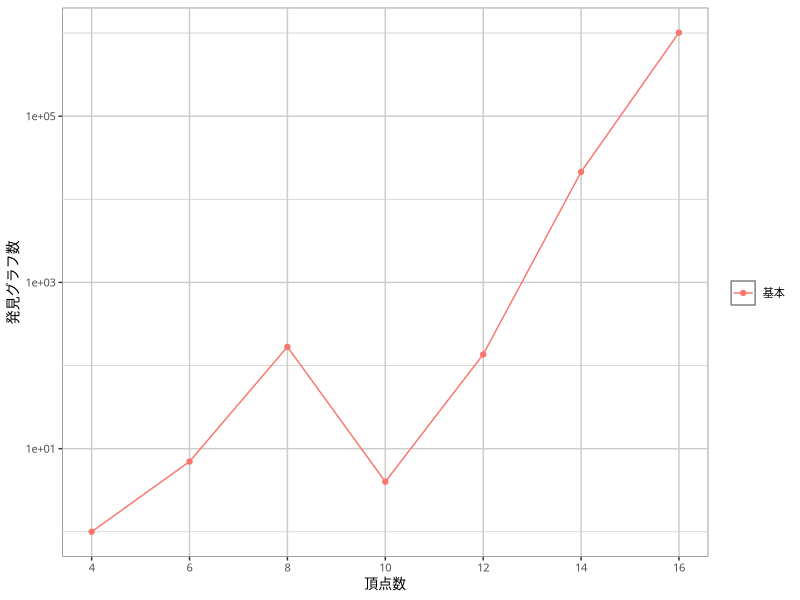

The R script that drew this image:
library(readr)
library(dplyr)
library(ggplot2)

data <- read_csv('cmp-algo-full-mws.csv') %>%
  filter(d == 3, bdr == 'basic') %>%
  mutate(mtd = mgr) %>%
  mutate(node_per_graph = node / n_graph) %>%
  select(n, d, mtd, n_graph)

gp <- ggplot(data, aes(n, n_graph, color=mtd)) +
  geom_point() +
  geom_line() +
  scale_x_continuous(name = '頂点数',
                     breaks = data$n,
                     minor_breaks = NULL,
                     labels = as.character(data$n)) +
  scale_y_continuous(name = '発見グラフ数',
                     trans = 'log10') +
  scale_color_discrete(name = '',
                       breaks = c('basic', 'minmax', 'matrix'),
                       labels = c('基本', 'グラフ', '行列')) +
  theme(text = element_text(family = 'IPAexGothic', size = 10),
        panel.background = element_rect(fill = 'white', colour = 'grey50'),
        panel.grid.major = element_line(colour = 'grey80'),
        panel.grid.minor = element_line(colour = 'grey80')
        )

ggsave('the-sinitr-full-graph.pdf', gp,
       width = 15, height = 10, units = 'cm',
       device = cairo_pdf)
